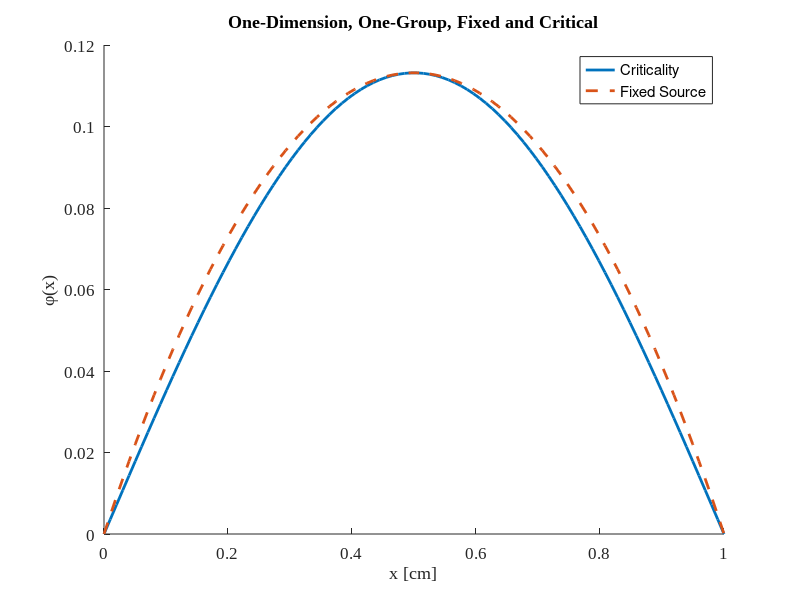

The MATLAB source for this figure:
clear
close all

Lx = 1;
LW = 2;
ntest = 100;
num_dots = 11;
dot_size = 50;

diffusion = 1;
qfixed = 1;
sigma_r = 1;
nusigma_f = 2;

Bf = sqrt(sigma_r/diffusion);

xtest = linspace(0,Lx,ntest);

fixed = @(x)((qfixed/Bf^2)*(1-cosh(Bf*x))+ ...
    ((qfixed/Bf^2)*(cosh(Bf*Lx)-1)/(sinh(Bf*Lx)))*sinh(Bf*x));
critical = @(x)(sin((pi/Lx)*x));

ytestf = zeros(size(xtest));
ytestc = zeros(size(xtest));
for i = 1:length(xtest)
    ytestf(i) = fixed(xtest(i));
    ytestc(i) = critical(xtest(i));
end
ytestc = ytestc * norm(ytestf,inf);

figure
hold on
title('One-Dimension, One-Group, Fixed and Critical')
plot(xtest,ytestc,'-','LineWidth',LW)
plot(xtest,ytestf,'--','LineWidth',LW)
xlabel('x [cm]')
ylabel('\phi(x)')
legend({'Criticality', 'Fixed Source'})
hold off

set(gca,'FontName','Times New Roman','FontSize',12);
print('../figs/fixed_critical.eps','-depsc2');
close(gcf)